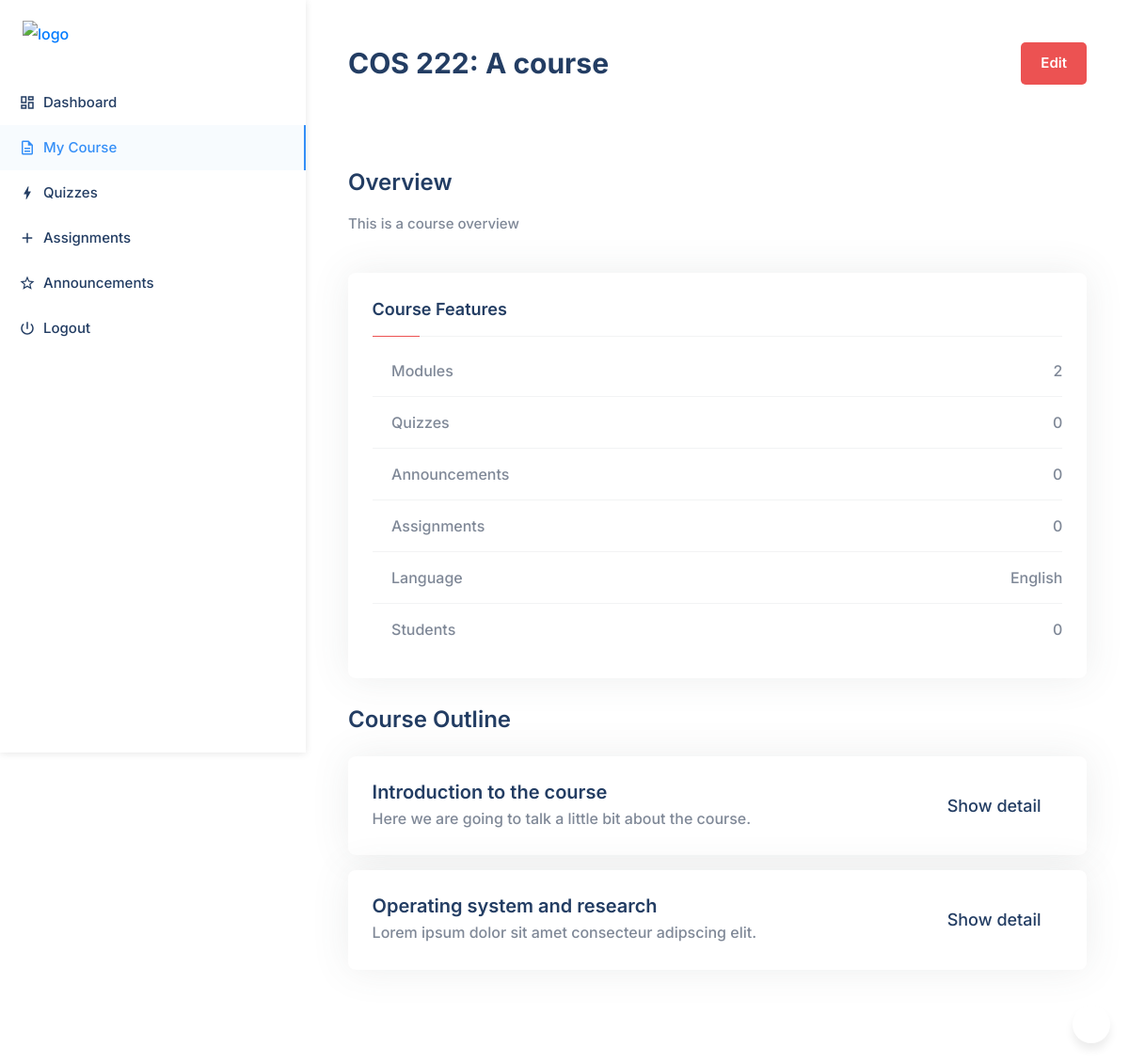
The app's page /instructor/course/ (signed in) with its own data.
### courses/models.py (models this page shows, shortened)
class Course(models.Model):
    instructor = models.ForeignKey(
        InstructorProfile, related_name='courses_created',
        on_delete=models.CASCADE,
        help_text='The instructor who created this course')
    title = models.CharField(
        'Course title',
        max_length=50)
    code = models.PositiveIntegerField(
        'Course code')
    slug = models.SlugField(
        max_length=50, unique=True,
        help_text='A human readable URL')
    overview = models.TextField('Course overview')
    students = models.ManyToManyField(StudentProfile,
                                      related_name='courses_enrolled',
                                      blank=True)
    created = models.DateTimeField(auto_now_add=True)
    updated = models.DateTimeField(auto_now=True)
    class Meta:
        ordering = ['-updated']

class Module(models.Model):
    course = models.ForeignKey(
        Course, related_name='modules',
        on_delete=models.CASCADE)
    title = models.CharField(max_length=100)
    description = models.TextField(blank=True)
    created = models.DateTimeField(auto_now_add=True)
    updated = models.DateTimeField(auto_now=True)
    class Meta:
        ordering = ['created']

### courses/views.py (the view)
@login_required
def instructor_course(request):
    course = Course.objects.filter(
        instructor=request.user.instructor_profile).first()
    return render(request,
                  'instructor_course.html',
                  {'course': course})

### templates/instructor_course.html (shortened to what this page needs)
{% extends "base_dashboard.html" %}
{% load static %}
{% block dashboard %}
    <section class="dashboard-area">
        {% include 'partials/_instructor_dashboard_menu.html' %}
        <div class="dashboard-content-wrap">
            {% if course is not None %}
            <section class="course-details-area pb-20px">
                <div class="container">
                    <div class="breadcrumb-content d-flex flex-wrap align-items-center justify-content-between">
                        <div class="media media-card align-items-center">
                            <div class="media-body">
                                <h2 class="section__title fs-30">COS {{ course.code }}: {{ course.title }}</h2>
                            </div>
                        </div>
                        <a href="{% url 'instructor_course_update' course.pk %}" class="btn theme-btn d-none d-lg-inline-block">Edit</a>
                    </div>
                    <div class="row">
                        <div class="col-lg-12 pb-5">
                            <div class="course-details-content-wrap pt-90px">
                                <div class="course-overview-card">
                                    <h3 class="fs-24 font-weight-semi-bold pb-3">Overview</h3>
                                    <p class="fs-15 pb-2">{{ course.overview }}</p>
                                </div>
                                <div class="card card-item">
                                    <div class="card-body">
                                        <h3 class="card-title fs-18 pb-2">Course Features</h3>
                                        <div class="divider"><span></span></div>
                                        <ul class="generic-list-item generic-list-item-flash">
                                            <li class="d-flex align-items-center justify-content-between"><span><i class="la la-play-circle-o mr-2 text-color"></i>Modules</span> {{ course.modules.count }}</li>
                                            <li class="d-flex align-items-center justify-content-between"><span><i class="la la-bolt mr-2 text-color"></i>Quizzes</span> {{ course.quizzes.count }}</li>
                                            <li class="d-flex align-items-center justify-content-between"><span><i class="la la-clock mr-2 text-color"></i>Announcements</span> {{ course.announcements.count }}</li>
                                            <li class="d-flex align-items-center justify-content-between"><span><i class="la la-lightbulb mr-2 text-color"></i>Assignments</span> {{ course.assignments.count }}</li>
                                            <li class="d-flex align-items-center justify-content-between"><span><i class="la la-language mr-2 text-color"></i>Language</span> English</li>
                                            <li class="d-flex align-items-center justify-content-between"><span><i class="la la-users mr-2 text-color"></i>Students</span> {{ course.students.count }}</li>
                                        </ul>
                                    </div>
                                </div>
                                <div class="course-overview-card">
                                    <div class="curriculum-header d-flex align-items-center justify-content-between pb-4">
                                        <h3 class="fs-24 font-weight-semi-bold">Course Outline</h3>
                                    </div>
                                    <div class="curriculum-content">
                                        {% for module in course.modules.all %}
                                        <a href="" class="card card-item hover-s mb-3">
                                            <div class="card-body d-flex flex-wrap align-items-center justify-content-between">
                                                <div class="pr-4">
                                                    <h5 class="card-title">{{ module.title }}</h5>
                                                    <p class="card-text text-gray">{{ module.description }}</p>
                                                </div>
                                                <div class="btn-box">
                                                    <span class="fs-18 text-black">Show detail <i class="la la-arrow-right ml-1"></i></span>
                                                </div>
                                            </div>
                                        </a>
                                        {% endfor %}
                                    </div>
                                </div>
                            </div>
                        </div>
                    </div>
                </div>
            </section>
            {% endif %}
        </div>
    </section>
{% endblock dashboard %}

### templates/base_dashboard.html (shortened to what this page needs)
{% load static %}
<!DOCTYPE html>
<html lang="en">
<head>
    <link rel="stylesheet" href="{% static 'css/bootstrap.min.css' %}">
    <link rel="stylesheet" href="{% static 'css/line-awesome.css' %}">
    <link rel="stylesheet" href="{% static 'css/owl.carousel.min.css' %}">
    <link rel="stylesheet" href="{% static 'css/owl.theme.default.min.css' %}">
    <link rel="stylesheet" href="{% static 'css/bootstrap-select.min.css' %}">
    <link rel="stylesheet" href="{% static 'css/fancybox.css' %}">
    <link rel="stylesheet" href="{% static 'css/style.css' %}">
</head>
<body>
    {% block dashboard %}{% endblock %}
    <div id="scroll-top">
        <i class="la la-arrow-up" title="Go top"></i>
    </div>
</body>
</html>

### templates/partials/_instructor_dashboard_menu.html (shortened to what this page needs)
{% load static %}
<div class="off-canvas-menu dashboard-off-canvas-menu off--canvas-menu custom-scrollbar-styled pt-20px">
    <div class="logo-box px-4">
        <a href="{% url 'home' %}" class="logo"><img src="{% static 'images/logo.png' %}" alt="logo"></a>
    </div>
    <ul class="generic-list-item off-canvas-menu-list off--canvas-menu-list pt-35px">
        <li class="{% url 'instructor_dashboard' as instructor_dashboard_url %} {% if request.get_full_path == instructor_dashboard_url %}page-active{% endif %}">
            <a href="{% url 'instructor_dashboard' %}">
                <svg class="mr-2" xmlns="http://www.w3.org/2000/svg" height="18px" viewBox="0 0 24 24" width="18px"><path d="M0 0h24v24H0V0z" fill="none"/><path d="M19 5v2h-4V5h4M9 5v6H5V5h4m10 8v6h-4v-6h4M9 17v2H5v-2h4M21 3h-8v6h8V3zM11 3H3v10h8V3zm10 8h-8v10h8V11zm-10 4H3v6h8v-6z"/></svg>
            Dashboard</a>
        </li>
        <li class="{% url 'instructor_course' as instructor_course_url %} {% if request.get_full_path == instructor_course_url %}page-active{% endif %}">
            <a href="{% url 'instructor_course' %}">
                <svg class="mr-2" xmlns="http://www.w3.org/2000/svg" height="18px" viewBox="0 0 24 24" width="18px"><path d="M0 0h24v24H0V0z" fill="none"/><path d="M8 16h8v2H8zm0-4h8v2H8zm6-10H6c-1.1 0-2 .9-2 2v16c0 1.1.89 2 1.99 2H18c1.1 0 2-.9 2-2V8l-6-6zm4 18H6V4h7v5h5v11z"/></svg>
            My Course</a>
        </li>
        <li class="{% url 'instructor_quizzes' as instructor_quizzes_url %} {% if request.get_full_path == instructor_quizzes_url %}page-active{% endif %}">
            <a href="{% url 'instructor_quizzes' %}">
            Quizzes</a>
        </li>
        <li class="{% url 'instructor_assignments' as instructor_assignments_url %} {% if request.get_full_path == instructor_assignments_url %}page-active{% endif %}">
            <a href="{% url 'instructor_assignments' %}">
                <svg class="mr-2" xmlns="http://www.w3.org/2000/svg" height="18px" viewBox="0 0 24 24" width="18px"><path d="M0 0h24v24H0V0z" fill="none"/><path d="M19 13h-6v6h-2v-6H5v-2h6V5h2v6h6v2z"/></svg>
            Assignments</a>
        </li>
        <li class="{% url 'instructor_announcements' as instructor_announcements_url %} {% if request.get_full_path == instructor_announcements_url %}page-active{% endif %}">
            <a href="{% url 'instructor_announcements' %}">
            Announcements</a>
        </li>
        <li>
            <a href="{% url 'logout' %}">
            Logout</a>
        </li>
    </ul>
</div>

### records on screen
Course: code "222", title "A course", overview "This is a course overview", modules.count "2", quizzes.count "0", announcements.count "0", assignments.count "0", students.count "0"
Module: title "Introduction to the course", description "Here we are going to talk a little bit about the course."
Module: title "Operating system and research", description "Lorem ipsum dolor sit amet consecteur adipscing elit."
